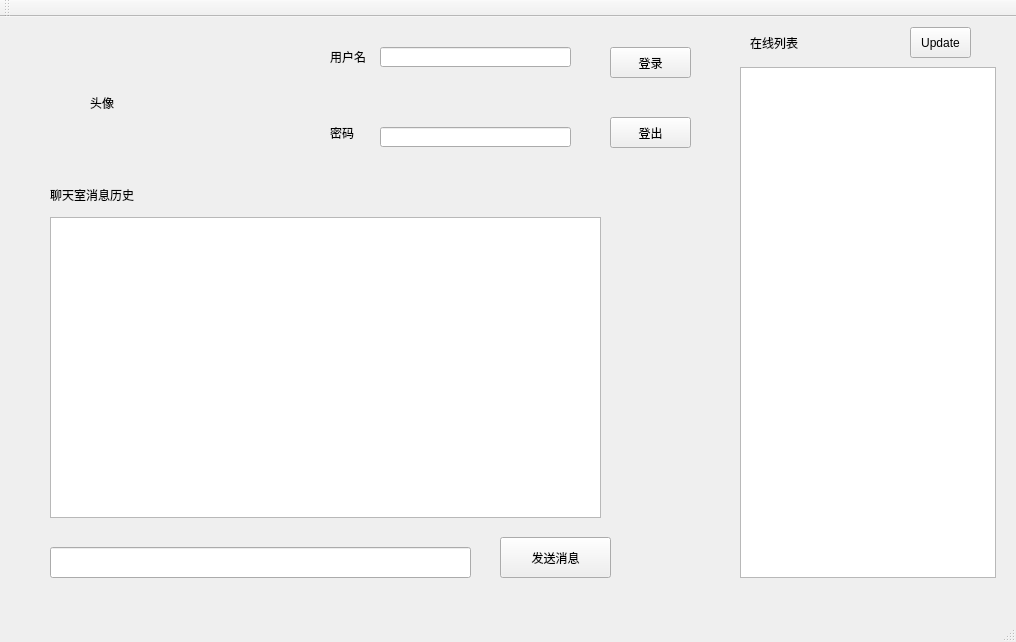
<?xml version="1.0" encoding="UTF-8"?>
<ui version="4.0">
 <class>MainWindow</class>
 <widget class="QMainWindow" name="MainWindow">
  <property name="geometry">
   <rect>
    <x>0</x>
    <y>0</y>
    <width>1016</width>
    <height>642</height>
   </rect>
  </property>
  <property name="windowTitle">
   <string>ChatRoom</string>
  </property>
  <widget class="QWidget" name="centralWidget">
   <widget class="QPushButton" name="btn_login">
    <property name="geometry">
     <rect>
      <x>610</x>
      <y>30</y>
      <width>81</width>
      <height>31</height>
     </rect>
    </property>
    <property name="text">
     <string>登录</string>
    </property>
   </widget>
   <widget class="QPushButton" name="btn_logout">
    <property name="geometry">
     <rect>
      <x>610</x>
      <y>100</y>
      <width>81</width>
      <height>31</height>
     </rect>
    </property>
    <property name="text">
     <string>登出</string>
    </property>
   </widget>
   <widget class="QLabel" name="label_name">
    <property name="geometry">
     <rect>
      <x>330</x>
      <y>30</y>
      <width>54</width>
      <height>20</height>
     </rect>
    </property>
    <property name="text">
     <string>用户名</string>
    </property>
   </widget>
   <widget class="QLabel" name="label_psw">
    <property name="geometry">
     <rect>
      <x>330</x>
      <y>110</y>
      <width>54</width>
      <height>12</height>
     </rect>
    </property>
    <property name="text">
     <string>密码</string>
    </property>
   </widget>
   <widget class="QLineEdit" name="le_name">
    <property name="geometry">
     <rect>
      <x>380</x>
      <y>30</y>
      <width>191</width>
      <height>20</height>
     </rect>
    </property>
   </widget>
   <widget class="QLineEdit" name="le_psw">
    <property name="geometry">
     <rect>
      <x>380</x>
      <y>110</y>
      <width>191</width>
      <height>20</height>
     </rect>
    </property>
    <property name="echoMode">
     <enum>QLineEdit::Password</enum>
    </property>
   </widget>
   <widget class="QLabel" name="label_message">
    <property name="geometry">
     <rect>
      <x>50</x>
      <y>170</y>
      <width>91</width>
      <height>16</height>
     </rect>
    </property>
    <property name="text">
     <string>聊天室消息历史</string>
    </property>
   </widget>
   <widget class="QLineEdit" name="le_message">
    <property name="geometry">
     <rect>
      <x>50</x>
      <y>530</y>
      <width>421</width>
      <height>31</height>
     </rect>
    </property>
   </widget>
   <widget class="QPushButton" name="btn_pushMessage">
    <property name="geometry">
     <rect>
      <x>500</x>
      <y>520</y>
      <width>111</width>
      <height>41</height>
     </rect>
    </property>
    <property name="text">
     <string>发送消息</string>
    </property>
   </widget>
   <widget class="QLabel" name="label_online">
    <property name="geometry">
     <rect>
      <x>750</x>
      <y>20</y>
      <width>54</width>
      <height>12</height>
     </rect>
    </property>
    <property name="text">
     <string>在线列表</string>
    </property>
   </widget>
   <widget class="QTextBrowser" name="tb_publicMessage">
    <property name="geometry">
     <rect>
      <x>50</x>
      <y>200</y>
      <width>551</width>
      <height>301</height>
     </rect>
    </property>
   </widget>
   <widget class="QListView" name="listv_onlineUser">
    <property name="geometry">
     <rect>
      <x>740</x>
      <y>50</y>
      <width>256</width>
      <height>511</height>
     </rect>
    </property>
   </widget>
   <widget class="QPushButton" name="btn_updateOnlineUser">
    <property name="geometry">
     <rect>
      <x>910</x>
      <y>10</y>
      <width>61</width>
      <height>31</height>
     </rect>
    </property>
    <property name="text">
     <string>Update</string>
    </property>
   </widget>
   <widget class="QLabel" name="label_headImage">
    <property name="geometry">
     <rect>
      <x>90</x>
      <y>20</y>
      <width>141</width>
      <height>131</height>
     </rect>
    </property>
    <property name="mouseTracking">
     <bool>true</bool>
    </property>
    <property name="autoFillBackground">
     <bool>false</bool>
    </property>
    <property name="text">
     <string>头像</string>
    </property>
    <property name="scaledContents">
     <bool>true</bool>
    </property>
   </widget>
  </widget>
  <widget class="QMenuBar" name="menuBar">
   <property name="geometry">
    <rect>
     <x>0</x>
     <y>0</y>
     <width>1016</width>
     <height>23</height>
    </rect>
   </property>
  </widget>
  <widget class="QToolBar" name="mainToolBar">
   <attribute name="toolBarArea">
    <enum>TopToolBarArea</enum>
   </attribute>
   <attribute name="toolBarBreak">
    <bool>false</bool>
   </attribute>
  </widget>
  <widget class="QStatusBar" name="statusBar"/>
 </widget>
 <layoutdefault spacing="6" margin="11"/>
 <resources/>
 <connections/>
</ui>
